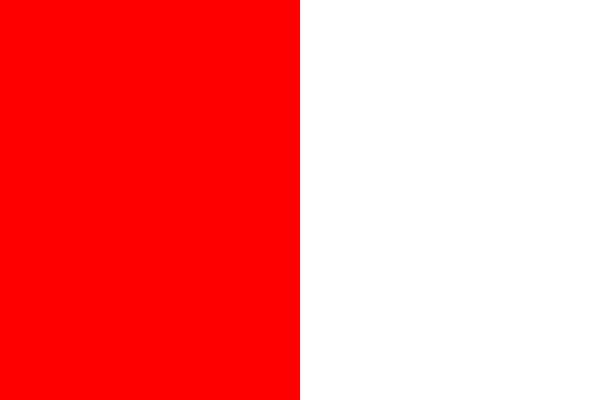
Frame 1 (no input)
Frame 60 (the mouse pressed at the canvas centre just before this capture): identical to frame 1, image omitted
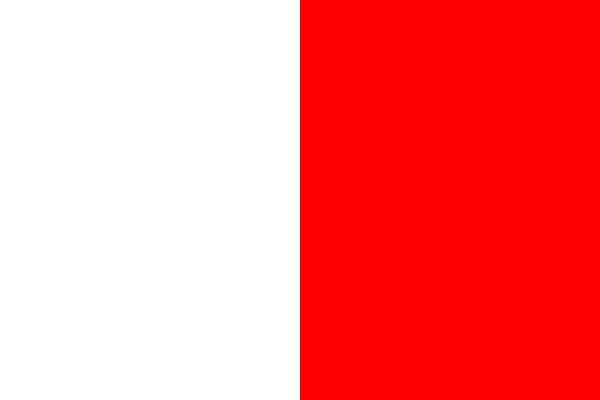
Frame 120 (the mouse held since frame 60 and released just before this capture)

The Processing sketch that drew these frames (run headless with seeded random() and noise(); from frame 60 on, the mouse is pressed at the canvas centre):

// Processing sketch: processing_90421
// ── processing_90421.pde

int x =0;
void setup() {
  size(600, 400);
}
void draw() {
  x = mouseX;
  background(255);
  noStroke();
  fill(255,0,0);
  if (x <width/2) {
    rect(0,0, width/2, height);
  }else {
    rect(width/2,0, width/2, height);
  }
}
